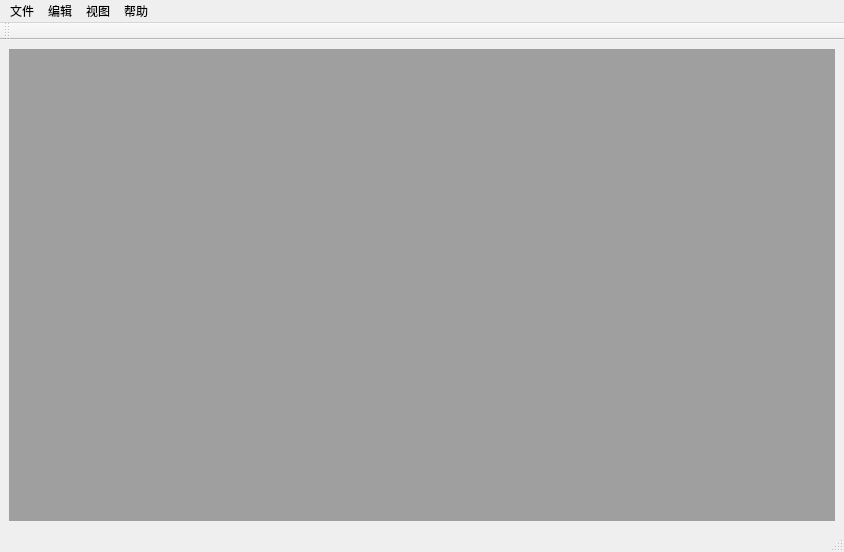
<?xml version="1.0" encoding="UTF-8"?>
<ui version="4.0">
 <class>Editor</class>
 <widget class="QMainWindow" name="Editor">
  <property name="geometry">
   <rect>
    <x>0</x>
    <y>0</y>
    <width>844</width>
    <height>552</height>
   </rect>
  </property>
  <property name="windowTitle">
   <string>TextEditor</string>
  </property>
  <widget class="QWidget" name="centralwidget">
   <layout class="QVBoxLayout" name="verticalLayout_3">
    <item>
     <layout class="QVBoxLayout" name="verticalLayout">
      <item>
       <widget class="QMdiArea" name="mdiArea"/>
      </item>
     </layout>
    </item>
   </layout>
  </widget>
  <widget class="QMenuBar" name="menubar">
   <property name="geometry">
    <rect>
     <x>0</x>
     <y>0</y>
     <width>844</width>
     <height>22</height>
    </rect>
   </property>
   <widget class="QMenu" name="menu">
    <property name="title">
     <string>文件</string>
    </property>
    <addaction name="action_new"/>
    <addaction name="action_open"/>
    <addaction name="action_save"/>
    <addaction name="action_saveas"/>
    <addaction name="separator"/>
    <addaction name="action_close"/>
   </widget>
   <widget class="QMenu" name="menu_2">
    <property name="title">
     <string>编辑</string>
    </property>
    <addaction name="actioncut"/>
    <addaction name="actioncopy"/>
    <addaction name="actionpaste"/>
    <addaction name="separator"/>
    <addaction name="actionfont"/>
    <addaction name="actioncolor"/>
    <addaction name="separator"/>
    <addaction name="actionsearch"/>
   </widget>
   <widget class="QMenu" name="menu_3">
    <property name="title">
     <string>视图</string>
    </property>
    <addaction name="actionpile"/>
    <addaction name="actionhori"/>
    <addaction name="actionverti"/>
   </widget>
   <widget class="QMenu" name="menu_4">
    <property name="title">
     <string>帮助</string>
    </property>
    <addaction name="action_about"/>
   </widget>
   <addaction name="menu"/>
   <addaction name="menu_2"/>
   <addaction name="menu_3"/>
   <addaction name="menu_4"/>
  </widget>
  <widget class="QStatusBar" name="statusbar"/>
  <widget class="QToolBar" name="toolBar">
   <property name="windowTitle">
    <string>toolBar</string>
   </property>
   <attribute name="toolBarArea">
    <enum>TopToolBarArea</enum>
   </attribute>
   <attribute name="toolBarBreak">
    <bool>false</bool>
   </attribute>
  </widget>
  <action name="action_new">
   <property name="text">
    <string>新建</string>
   </property>
  </action>
  <action name="action_open">
   <property name="text">
    <string>打开</string>
   </property>
  </action>
  <action name="action_save">
   <property name="text">
    <string>保存</string>
   </property>
  </action>
  <action name="action_saveas">
   <property name="text">
    <string>另存为</string>
   </property>
  </action>
  <action name="action_close">
   <property name="text">
    <string>关闭</string>
   </property>
  </action>
  <action name="action_about">
   <property name="text">
    <string>关于</string>
   </property>
  </action>
  <action name="actionpile">
   <property name="text">
    <string>级联显示</string>
   </property>
  </action>
  <action name="actionhori">
   <property name="text">
    <string>水平铺展</string>
   </property>
  </action>
  <action name="actionverti">
   <property name="text">
    <string>垂直铺展</string>
   </property>
  </action>
  <action name="actioncut">
   <property name="text">
    <string>剪切</string>
   </property>
  </action>
  <action name="actioncopy">
   <property name="text">
    <string>复制</string>
   </property>
  </action>
  <action name="actionpaste">
   <property name="text">
    <string>粘贴</string>
   </property>
  </action>
  <action name="actionfont">
   <property name="text">
    <string>字体</string>
   </property>
  </action>
  <action name="actioncolor">
   <property name="text">
    <string>颜色</string>
   </property>
  </action>
  <action name="actionsearch">
   <property name="text">
    <string>查找替换</string>
   </property>
  </action>
 </widget>
 <resources/>
 <connections/>
</ui>
